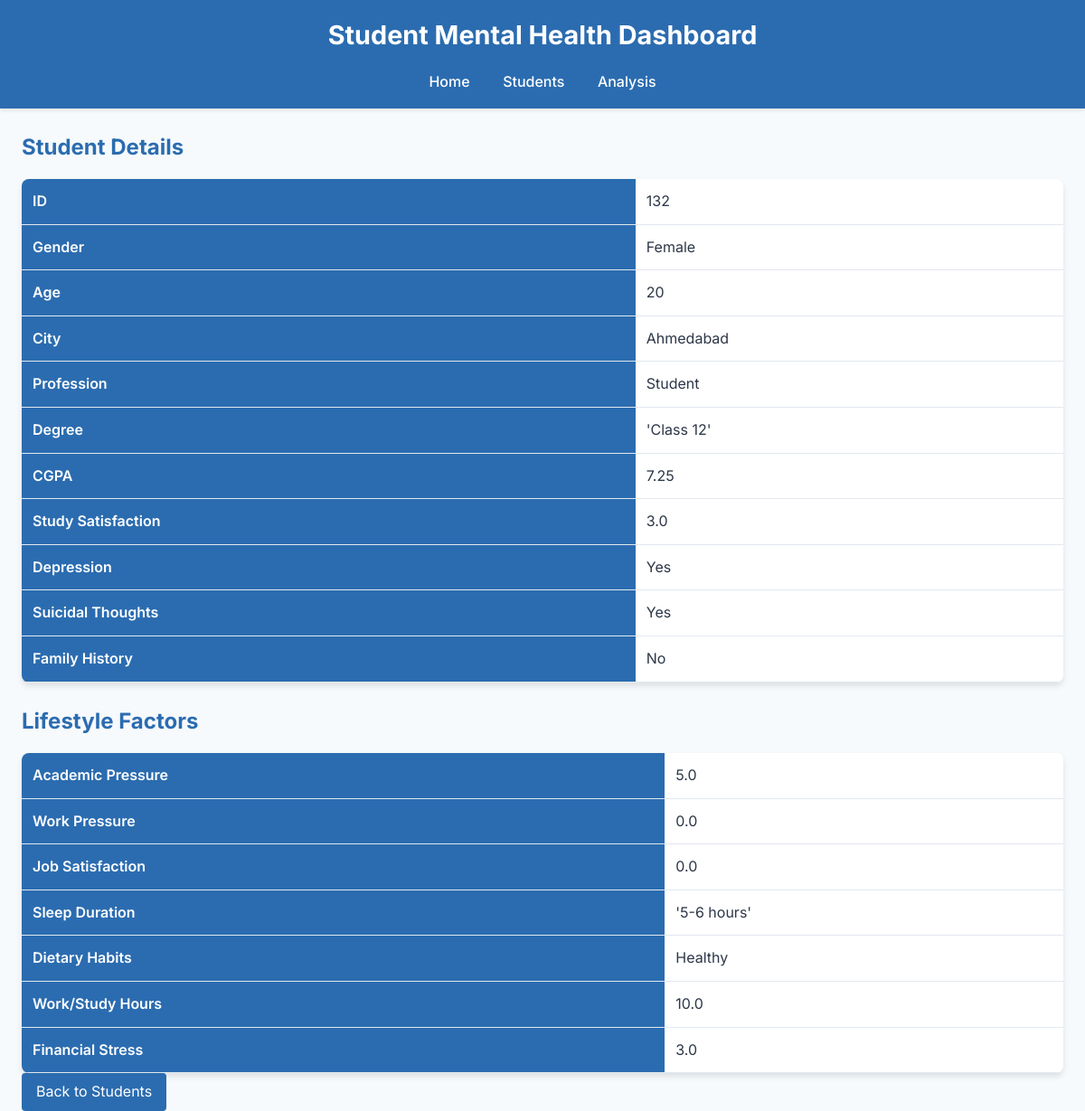
Screenshot of /student/132 with the database file from the repository.
### models/models.py (models this page shows)
class Student(db.Model):
    id = db.Column(db.Integer, primary_key=True)
    gender = db.Column(db.String(20), nullable=False)
    age = db.Column(db.Integer, nullable=False)
    city = db.Column(db.String(100))
    profession = db.Column(db.String(50))
    degree = db.Column(db.String(50))
    cgpa = db.Column(db.Float)
    study_satisfaction = db.Column(db.Float)
    depression = db.Column(db.Boolean, nullable=False)
    suicidal_thoughts = db.Column(db.Boolean, nullable=False)
    family_history = db.Column(db.Boolean, nullable=False)
    lifestyle_factors = db.relationship('LifestyleFactor', backref='student', lazy=True)

class LifestyleFactor(db.Model):
    id = db.Column(db.Integer, primary_key=True)
    student_id = db.Column(db.Integer, db.ForeignKey('student.id'), nullable=False)
    academic_pressure = db.Column(db.Float)
    work_pressure = db.Column(db.Float)
    job_satisfaction = db.Column(db.Float)
    sleep_duration = db.Column(db.String(50))
    dietary_habits = db.Column(db.String(50))
    work_study_hours = db.Column(db.Float)
    financial_stress = db.Column(db.Float)

### routes/routes.py (the view)
@bp.route('/student/<int:id>')
def student(id):
    try:
        student = Student.query.get_or_404(id)
        lifestyle = LifestyleFactor.query.filter_by(student_id=id).first()
        return render_template('student.html', student=student, lifestyle=lifestyle)
    except sqlalchemy.exc.OperationalError:
        abort(404)

### templates/student.html (shortened to what this page needs)
{% extends "base.html" %}
{% block content %}
    <h2>Student Details</h2>
    <table>
        <tr><th>ID</th><td>{{ student.id }}</td></tr>
        <tr><th>Gender</th><td>{{ student.gender }}</td></tr>
        <tr><th>Age</th><td>{{ student.age }}</td></tr>
        <tr><th>City</th><td>{{ student.city }}</td></tr>
        <tr><th>Profession</th><td>{{ student.profession }}</td></tr>
        <tr><th>Degree</th><td>{{ student.degree }}</td></tr>
        <tr><th>CGPA</th><td>{{ student.cgpa }}</td></tr>
        <tr><th>Study Satisfaction</th><td>{{ student.study_satisfaction }}</td></tr>
        <tr><th>Depression</th><td>{{ 'Yes' if student.depression else 'No' }}</td></tr>
        <tr><th>Suicidal Thoughts</th><td>{{ 'Yes' if student.suicidal_thoughts else 'No' }}</td></tr>
        <tr><th>Family History</th><td>{{ 'Yes' if student.family_history else 'No' }}</td></tr>
    </table>
    {% if lifestyle %}
        <h2>Lifestyle Factors</h2>
        <table>
            <tr><th>Academic Pressure</th><td>{{ lifestyle.academic_pressure }}</td></tr>
            <tr><th>Work Pressure</th><td>{{ lifestyle.work_pressure }}</td></tr>
            <tr><th>Job Satisfaction</th><td>{{ lifestyle.job_satisfaction }}</td></tr>
            <tr><th>Sleep Duration</th><td>{{ lifestyle.sleep_duration }}</td></tr>
            <tr><th>Dietary Habits</th><td>{{ lifestyle.dietary_habits }}</td></tr>
            <tr><th>Work/Study Hours</th><td>{{ lifestyle.work_study_hours }}</td></tr>
            <tr><th>Financial Stress</th><td>{{ lifestyle.financial_stress }}</td></tr>
        </table>
    {% else %}
        <p>No lifestyle data available.</p>
    {% endif %}
    <a href="{{ url_for('main.students') }}" class="button">Back to Students</a>
{% endblock %}

### static/style.css (style rules this page uses)
* { margin: 0; padding: 0; box-sizing: border-box; }
body { font-family: 'Inter', sans-serif; background-color: #f7fafc; color: #2d3748; line-height: 1.6; }
h2 { font-size: 1.5rem; margin: 1.5rem 0 1rem; color: #2b6cb0; }
table { width: 100%; border-collapse: collapse; background: white; border-radius: 8px; overflow: hidden; box-shadow: 0 4px 6px rgba(0, 0, 0, 0.1); }
th, td { padding: 0.75rem; text-align: left; border-bottom: 1px solid #e2e8f0; }
th { background-color: #2b6cb0; color: white; font-weight: 600; }
.button { display: inline-block; padding: 0.5rem 1rem; background-color: #2b6cb0; color: white; text-decoration: none; border-radius: 4px; transition: background-color 0.3s; }

### rows the page displays
Student: id "132", gender "Female", age "20", city "Ahmedabad", profession "Student", degree "'Class 12'", cgpa "7.25", study_satisfaction "3.0", depression "Yes", suicidal_thoughts "Yes", family_history "No"
LifestyleFactor: academic_pressure "5.0", work_pressure "0.0", job_satisfaction "0.0", sleep_duration "'5-6 hours'", dietary_habits "Healthy", work_study_hours "10.0", financial_stress "3.0"
